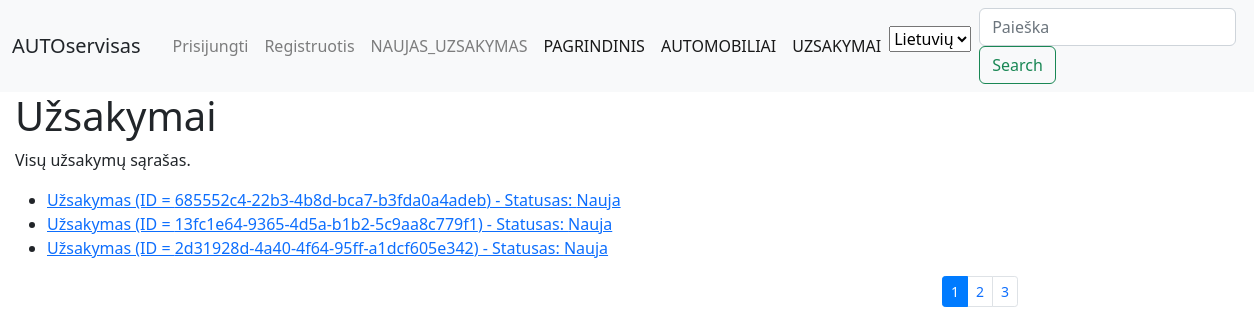
/autoservice/uzsakymai/, run on the app's committed database.
### autoservice/models.py (models this page shows, shortened)
class Order(models.Model):
    STATUS_CHOICES = [
        ('NEW', _('New')),
        ('IN_PROGRESS', _('In Progress')),
        ('COMPLETED', _('Completed')),
        ('CANCELLED', _('Cancelled')),
    ]
    id = models.UUIDField(primary_key=True, default=uuid.uuid4, help_text=_('Unique order ID'))
    customer = models.ForeignKey('auth.User', on_delete=models.SET_NULL, null=True, blank=True)
    return_date = models.DateField(null=True, blank=True)
    date = models.DateTimeField(_('Date'), help_text=_('Enter the order date'), null=True, blank=True)
    description = HTMLField(_('Description'), blank=True, null=True, help_text=_('Enter the car model description'))
    car = models.ForeignKey(Car, on_delete=models.SET_NULL, null=True, help_text=_('Select the car for the order'))
    status = models.CharField(
        _('Status'),
        max_length=20,
        choices=STATUS_CHOICES,
        default='NEW',
        help_text=_('Select the order status')
    )
    class Meta:
        ordering = ['-date']
        verbose_name = _('Order')
        verbose_name_plural = _('Orders')

### autoservice/views.py (the view)
# urls.py: path('uzsakymai/', views.OrderListView.as_view(), name='uzsakymai'),
class OrderListView(View):
    def get(self, request):
        paginator = Paginator(Order.objects.all(), 3)
        page_number = request.GET.get('page')
        orders = paginator.get_page(page_number)
        context = {
            'orders': orders
        }
        return render(request, 'uzsakymai.html', context)

### autoservice/templates/uzsakymai.html
{% extends "base.html" %}
{% block content %}
  <h1>Užsakymai</h1>
  <p>Visų užsakymų sąrašas.</p>
  <ul>
    {% for order in orders %}
      <li>
        <a href="{% url 'order_detail' order_id=order.id %}">
          Užsakymas (ID = {{ order.id }}) - Statusas: {{ order.get_status_display }}
        </a>
      </li>
    {% endfor %}
  </ul>
<div class="container puslapiai">
    <nav aria-label="...">
        {% if orders.has_other_pages %}
            <ul class="pagination pagination-sm justify-content-end">
                {% for i in orders.paginator.page_range %}
                    {% if orders.number == i %}
                        <li class="page-item active">
                            <a class="page-link">{{ i }}</a>
                        </li>
                    {% else %}
                        <li class="page-item">
                            <a class="page-link" href="?page={{ i }}">{{ i }}</a>
                        </li>
                    {% endif %}
                {% endfor %}
            </ul>
        {% endif %}
    </nav>
</div>
{% endblock %}

### data on the page
Order: id "685552c4-22b3-4b8d-bca7-b3fda0a4adeb", status "Nauja"
Order: id "13fc1e64-9365-4d5a-b1b2-5c9aa8c779f1", status "Nauja"
Order: id "2d31928d-4a40-4f64-95ff-a1dcf605e342", status "Nauja"

### other printed values
{{ i }} "1"
{{ i }} "2" "3"
form field language "Lietuvių"
